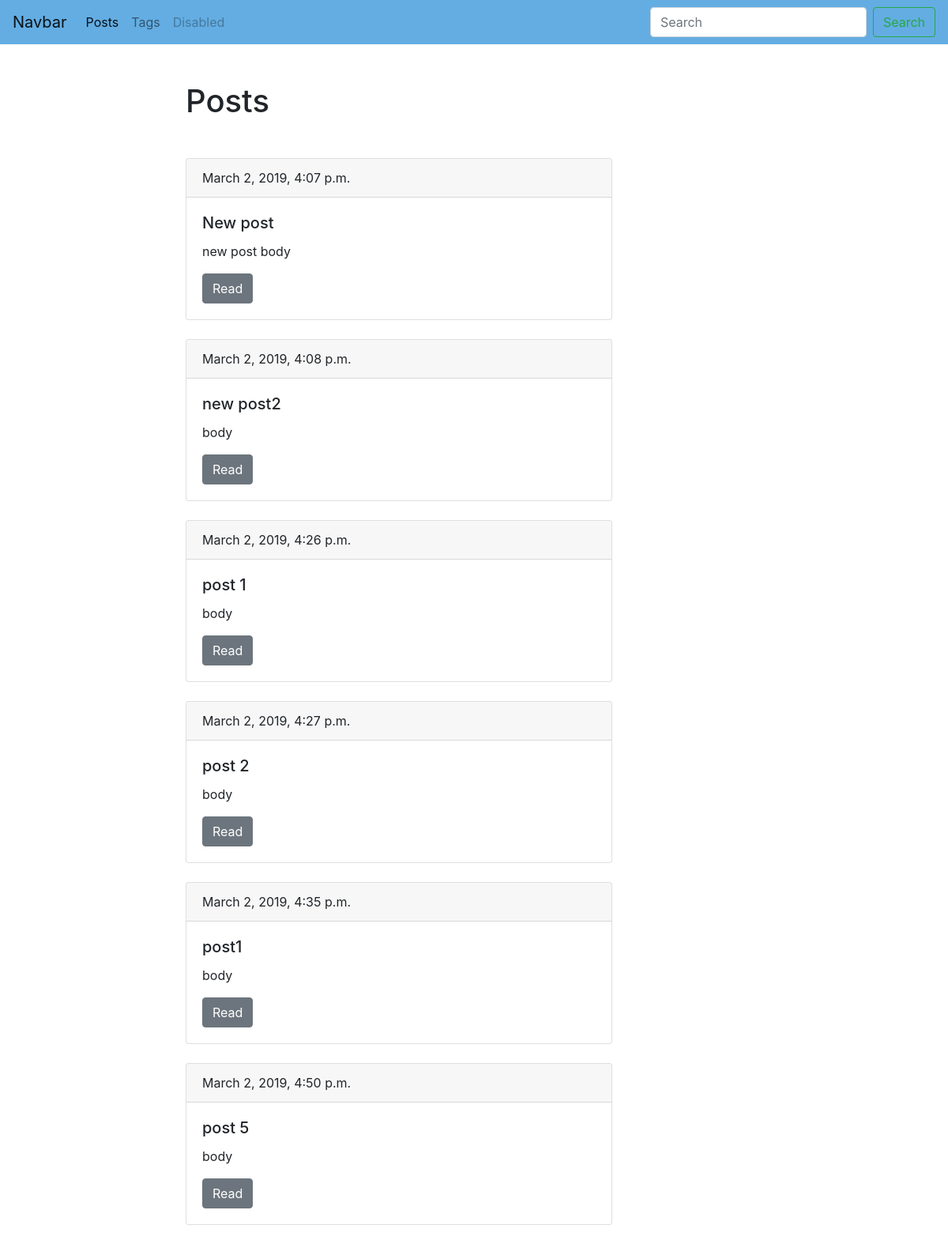
Screenshot of /blog/ with the database file from the repository.
### blog/models.py (models this page shows, shortened)
class Post(models.Model):
    title = models.CharField(max_length=150, db_index=True)
    slug = models.SlugField(max_length=150, unique=True)
    body = models.TextField(blank=True, db_index=True)
    date_pub = models.DateTimeField(auto_now_add=True)
    tags = models.ManyToManyField('Tag', blank=True, related_name='posts')
    def get_absolute_url(self):
        return reverse('post_detail_url', kwargs={'slug': self.slug})

### blog/views.py (the view)
# urls.py: path('', posts_list, name='post_list_url'),
def posts_list(request):
    posts = Post.objects.all()
    return(render(request, 'blog/index.html', context={'posts': posts}))

### blog/templates/blog/index.html (shortened to what this page needs)
{% extends 'blog/base_blog.html'%}
{% block content %}
  <h1 class="mb-5">Posts</h1>
    {% for post in posts %}
    <div class="card mb-4">
      <div class="card-header">
        {{post.date_pub}}
      </div>
      <div class="card-body">
        <h5 class="card-title">{{post.title}}</h5>
        <p class="card-text">{{post.body | truncatewords:15}}</p>
        <a href="{{ post.get_absolute_url }}" class="btn btn-secondary">Read</a>
      </div>
    </div>
    {% endfor %}
{% endblock %}

### rows the page displays
Post: date_pub "March 2, 2019, 4:07 p.m.", title "New post", body "new post body"
Post: date_pub "March 2, 2019, 4:08 p.m.", title "new post2", body "body"
Post: date_pub "March 2, 2019, 4:26 p.m.", title "post 1", body "body"
Post: date_pub "March 2, 2019, 4:27 p.m.", title "post 2", body "body"
Post: date_pub "March 2, 2019, 4:35 p.m.", title "post1", body "body"
Post: date_pub "March 2, 2019, 4:50 p.m.", title "post 5", body "body"
